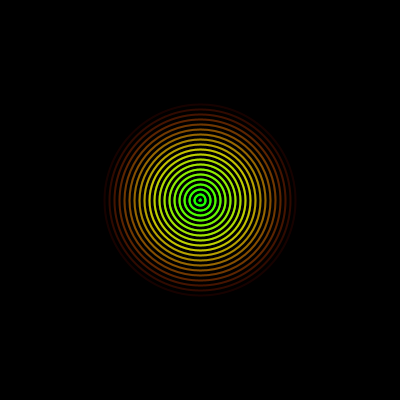
Frame 1 (no input)
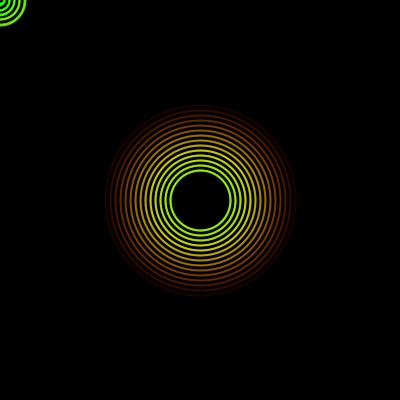
Frame 60 (the mouse pressed at the canvas centre just before this capture)
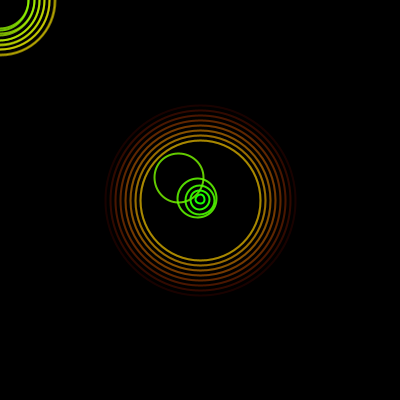
Frame 120 (the mouse held since frame 60 and released just before this capture)

The Processing sketch that drew these frames (run headless with seeded random() and noise(); from frame 60 on, the mouse is pressed at the canvas centre):

// Processing sketch: CircleWavesOOPs_1
// ── CircleWavesOOPs_1.pde
WaveCircles wcs,wcsLeftReflected;
float cx = 0,cy = 0;
float easing = 0.2;

void setup(){
  size(400,400);
  wcs = new WaveCircles();
  wcsLeftReflected = new WaveCircles();
  cursor(HAND);
}

void draw(){
  background(0);
  wcs.render();
  wcsLeftReflected.render();
  wcs.recycle();
  wcsLeftReflected.recycle();
  cx += (mouseX-cx)*easing;
  cy += (mouseY-cy)*easing;
  wcs.setCenter(cx+random(-1,1),cy+random(-1,1));
  wcsLeftReflected.setCenter(-cx-random(-1,1),cy+random(-1,1));

  println(wcs.wavecircles.size());
}

// ── WaveCircle.pde
class WaveCircle {
  PVector center;
  float life;
  float diameter;
  color circleColor;
  boolean colored = true;

  final static int MAX_LIFE = 200;


  WaveCircle(PVector _center, float _diameter) {
    this.center = _center.copy();
    this.diameter = _diameter;
    this.life = WaveCircle.MAX_LIFE-this.diameter;
    pushStyle();
    colorMode(HSB);
    this.circleColor = color(random(255), 255, 255);
    popStyle();
  }

  WaveCircle(PVector _center) {
    this(_center, 0);
    pushStyle();
    colorMode(HSB);
    this.circleColor = color(random(255), 255, 255);
    popStyle();
  }

  void update() {
    this.life -= 1;
    this.diameter += 1;
  }

  void show() {
    pushStyle();
    strokeWeight(2);
    if (colored) {
      colorMode(HSB);
      //stroke(hue(this.circleColor), 255, 255, map(this.life, 0, pow(WaveCircle.MAX_LIFE, 0.99), 0, 255));
      stroke(map(this.life, 0, WaveCircle.MAX_LIFE*3, 0, 255), 255, 255, map(this.life, 0, pow(WaveCircle.MAX_LIFE, 0.99), 0, 255));
    } else {
      stroke(255, map(this.life, 0, pow(WaveCircle.MAX_LIFE, 0.99), 0, 255));
    }
    noFill();
    ellipse(this.center.x, this.center.y, this.diameter, this.diameter);
    popStyle();
  }
  void setColored(boolean _colored) {
    this.colored = _colored;
  }
}

// ── WaveCircles.pde
class WaveCircles {
  ArrayList<WaveCircle> wavecircles = new ArrayList<WaveCircle>();
  private int step = 10;
  PVector center = new PVector(width/2, height/2);

  WaveCircles() {
    for (int i = 0; i < WaveCircle.MAX_LIFE; i += this.step) {
      WaveCircle wc = new WaveCircle(this.center, i);
      this.wavecircles.add(wc);
    }
  }

  void render() {
    for (WaveCircle wc : this.wavecircles) {
      wc.update();
      wc.show();
    }
  }



  void recycle() {
    for (int i = 0; i < wavecircles.size(); i ++) {
      if (wavecircles.get(i).life < 0) {
        this.wavecircles.remove(i);
        this.wavecircles.add(new WaveCircle(this.center, 0));
      }
    }
  }

  void setCenter(float cx, float cy) {
    this.center = new PVector(cx, cy);
  }
}//EOC
